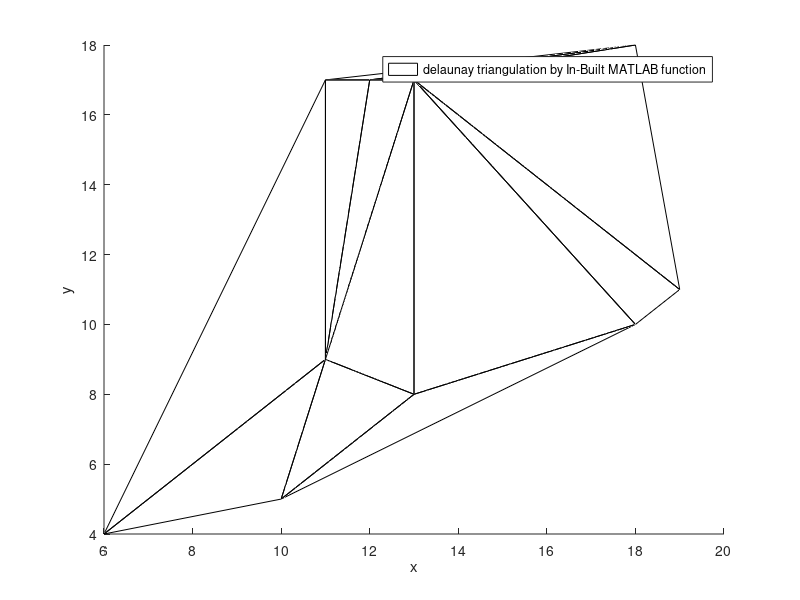

Write MATLAB code to recreate this figure. (Note: this script raises an error after producing the figure.)
clc;
clear all;
close all;

%% input points

pts = [1,1;
    6,6;
    12,3;
    15,3;
    12,1;
    4,8;
    7,9;
    9,3;
    11,13;
    12,5;
    2,12;
    10,11;
    4,2
    ];

pts = unique(randi([1,20],10,2),'rows');        %activate for random inputs
pts = [pts,[1:size(pts,1)]'];   % all points are denoted by [x y index]

spacing  = 2000;          % increase this to accomoate all points inside super triangle


%% delaunay triangulation by In-Built MATLAB function
tic;
figure('Name','delaunay triangulation by In-Built MATLAB function');
tri = delaunay(pts(:,1:2));      %delaunay triangulation using MATLAB
patch('Faces',tri,'Vertices',pts,'FaceColor','none');   %plotting triangulation
legend('delaunay triangulation by In-Built MATLAB function')
xlabel('x');ylabel('y');
toc;

%% delaunay triangulation by Delaunay_MAIN
tic;
tri_new = Delaunay_MAIN(pts,spacing);
toc;
